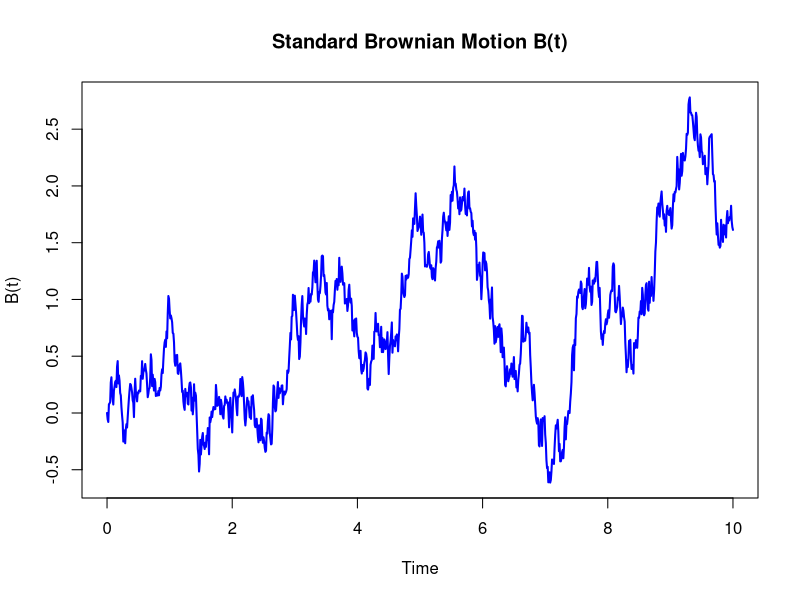

Source code (R):
# Page no. 213
# Answer may vary due to randomization
T <- 10; n <- 1000; dt <- T / n 
time_points <- seq(0, T, by = dt)
set.seed(123) 
increments <- rnorm(n, mean = 0, sd = sqrt(dt))
B_t <- c(0, cumsum(increments))
plot(time_points, B_t, type = "l", 
     main = "Standard Brownian Motion B(t)", 
     xlab = "Time", ylab = "B(t)",
     col = "blue", lwd = 2)
